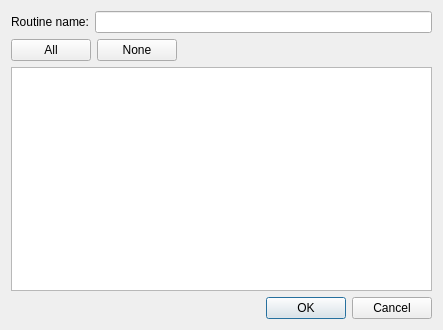
<?xml version="1.0" encoding="UTF-8"?>
<ui version="4.0">
 <class>Dialog</class>
 <widget class="QDialog" name="Dialog">
  <property name="geometry">
   <rect>
    <x>0</x>
    <y>0</y>
    <width>443</width>
    <height>330</height>
   </rect>
  </property>
  <property name="windowTitle">
   <string>Dialog</string>
  </property>
  <layout class="QVBoxLayout" name="verticalLayout">
   <item>
    <layout class="QFormLayout" name="formLayout">
     <property name="bottomMargin">
      <number>0</number>
     </property>
     <item row="0" column="1">
      <widget class="QLineEdit" name="routine_name"/>
     </item>
     <item row="0" column="0">
      <widget class="QLabel" name="label">
       <property name="text">
        <string>Routine name:</string>
       </property>
      </widget>
     </item>
    </layout>
   </item>
   <item>
    <layout class="QHBoxLayout" name="horizontalLayout">
     <property name="topMargin">
      <number>0</number>
     </property>
     <item>
      <widget class="QPushButton" name="all_button">
       <property name="text">
        <string>All</string>
       </property>
      </widget>
     </item>
     <item>
      <widget class="QPushButton" name="none_button">
       <property name="text">
        <string>None</string>
       </property>
      </widget>
     </item>
     <item>
      <spacer name="horizontalSpacer">
       <property name="orientation">
        <enum>Qt::Horizontal</enum>
       </property>
       <property name="sizeHint" stdset="0">
        <size>
         <width>40</width>
         <height>20</height>
        </size>
       </property>
      </spacer>
     </item>
    </layout>
   </item>
   <item>
    <widget class="QListWidget" name="channel_list"/>
   </item>
   <item>
    <widget class="QDialogButtonBox" name="button_box">
     <property name="orientation">
      <enum>Qt::Horizontal</enum>
     </property>
     <property name="standardButtons">
      <set>QDialogButtonBox::Cancel|QDialogButtonBox::Ok</set>
     </property>
    </widget>
   </item>
  </layout>
 </widget>
 <resources/>
 <connections>
  <connection>
   <sender>button_box</sender>
   <signal>rejected()</signal>
   <receiver>Dialog</receiver>
   <slot>reject()</slot>
   <hints>
    <hint type="sourcelabel">
     <x>316</x>
     <y>260</y>
    </hint>
    <hint type="destinationlabel">
     <x>286</x>
     <y>274</y>
    </hint>
   </hints>
  </connection>
 </connections>
</ui>
